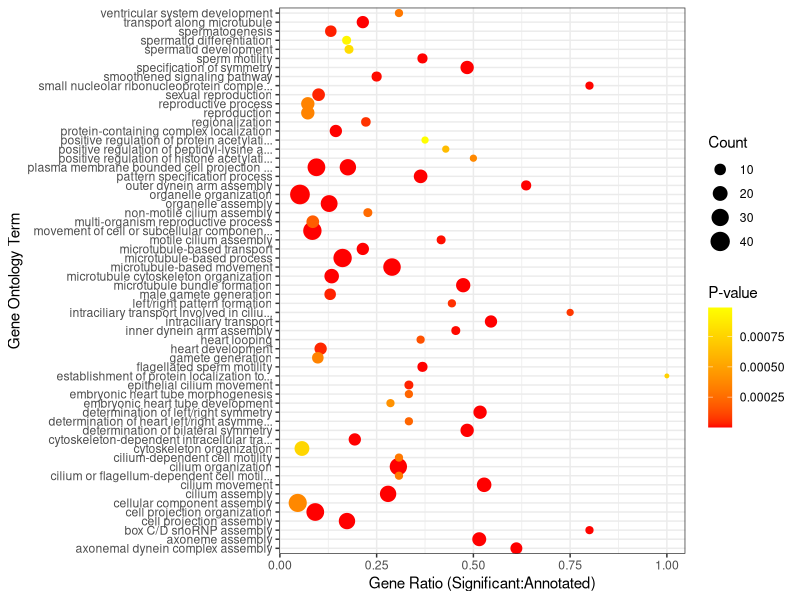
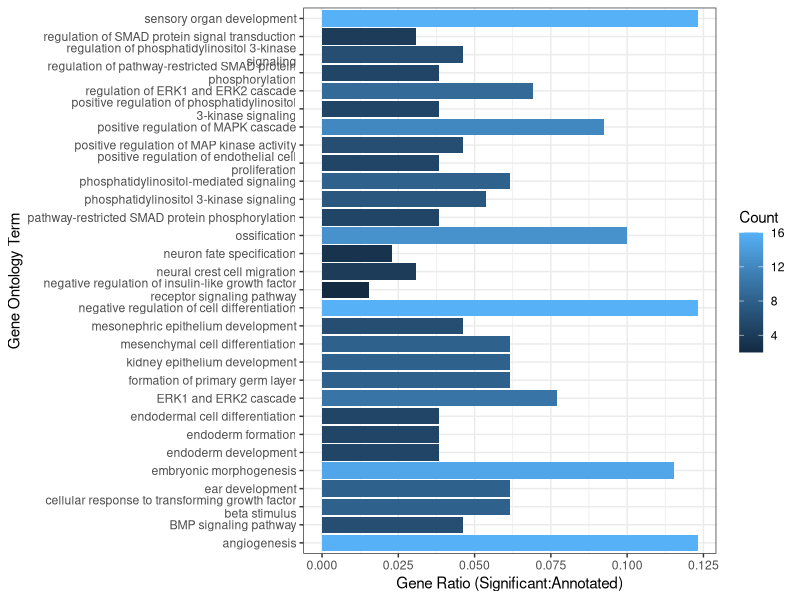
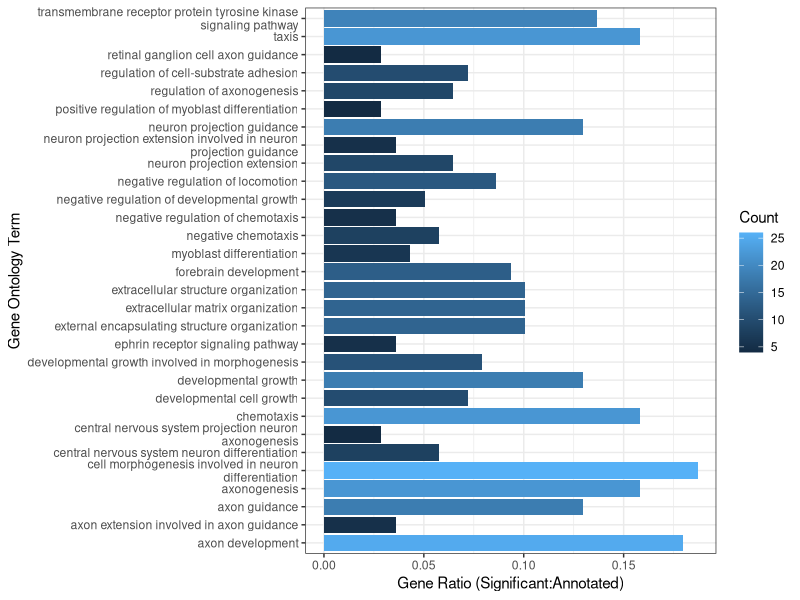
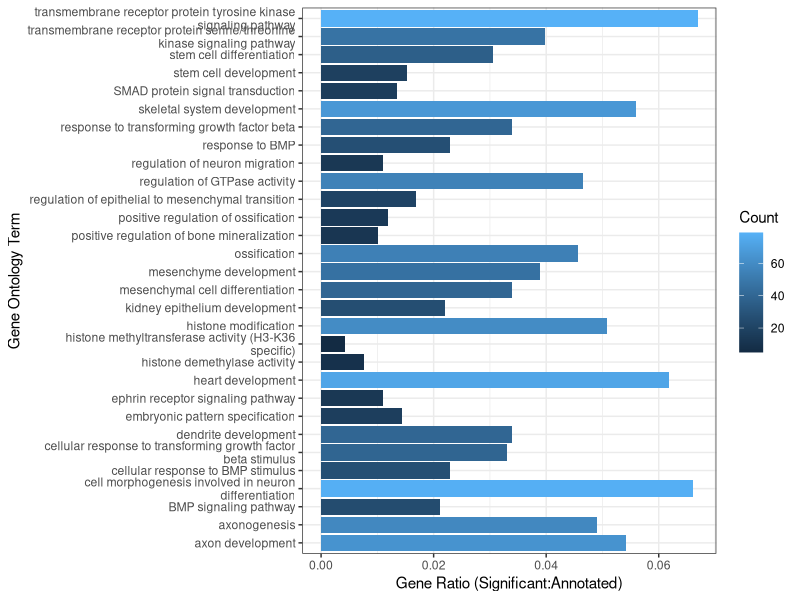
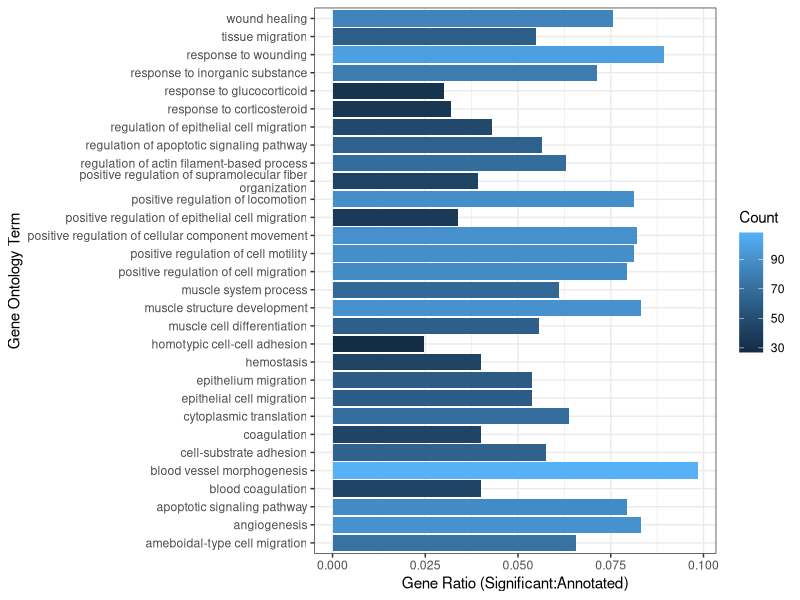
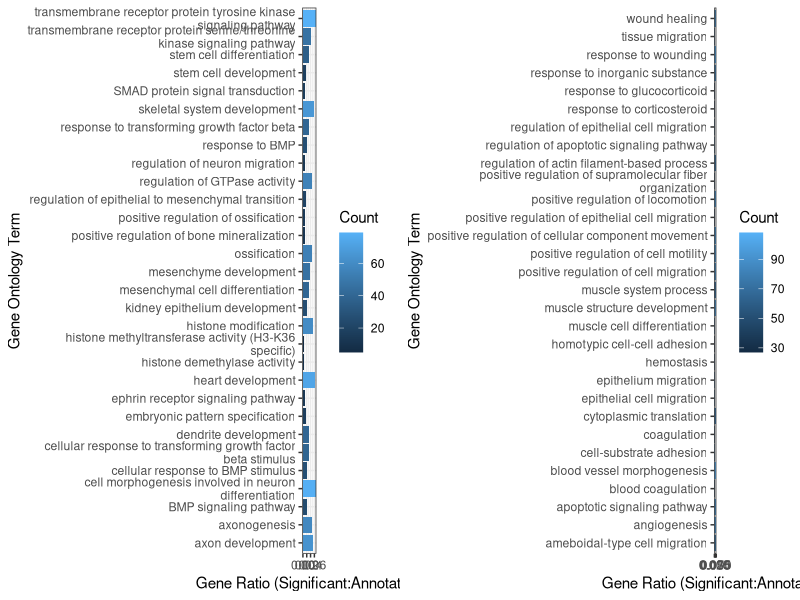
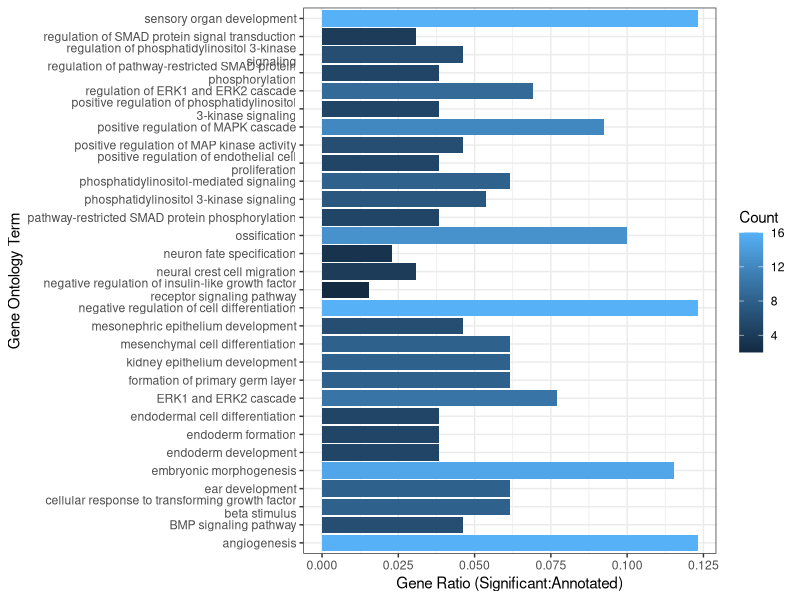
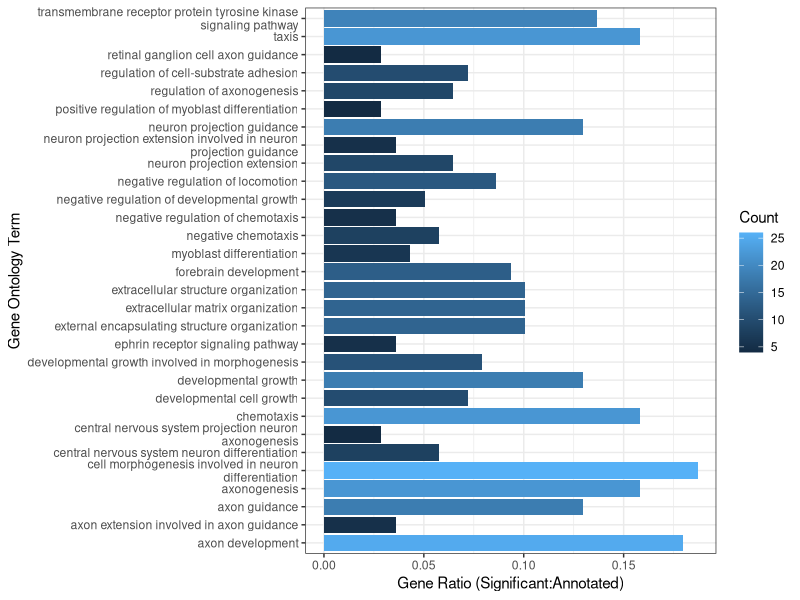

Write R code to recreate these figures, in order.
de_report = read.table("DE_proteins_report.csv", header = T, sep = ",")

library(ggplot2)
library(tidyverse)
library(stringr)

de_report$gene_ratio =  de_report$Significant / de_report$Annotated

de_gg = de_report %>%
  ggplot(aes(x = gene_ratio, 
             y = Term, 
             color = pvalues,
             size = Significant)) +
  geom_point(stat = "identity") +
  scale_color_continuous(low = "red", high = "yellow") +
  labs(color = "P-value", size = "Count", x = "Gene Ratio (Significant:Annotated)", y = "Gene Ontology Term") +
  theme_bw()

de_gg

de_bar_gg = de_report %>%
  ggplot(aes(x = gene_ratio, 
             y = Term, 
             color = pvalues,
             size = Significant)) +
  geom_point(stat = "identity") +
  scale_color_continuous(low = "red", high = "yellow") +
  labs(color = "P-value", size = "Count", x = "Gene Ratio (Significant:Annotated)", y = "Gene Ontology Term") +
  theme_bw()

## Another one

cluster7 = read.table("cluster7.csv", header = T, sep = ",")
cluster11 = read.table("cluster11.csv", header = T, sep = ",")
upreg_fb = read.table("upreg_fb.csv", header = T, sep = ",")
upreg_ipsc = read.table("upreg_ipsc.csv", header = T, sep = ",")

cluster7$gene_ratio = cluster7$Count / cluster7$GeneList
cluster11$gene_ratio = cluster11$Count / cluster11$GeneList
upreg_fb$gene_ratio = upreg_fb$Count / upreg_fb$GeneList
upreg_ipsc$gene_ratio = upreg_ipsc$Count / upreg_ipsc$GeneList

cluster7$DescWrap = str_wrap(cluster7$Description, width = 50)
cluster11$DescWrap = str_wrap(cluster11$Description, width = 50)
upreg_fb$DescWrap = str_wrap(upreg_fb$Description, width = 50)
upreg_ipsc$DescWrap = str_wrap(upreg_ipsc$Description, width = 50)

upreg_fb$Group = "fb"
upreg_ipsc$Group = "ipsc"

upreg_all = rbind(upreg_fb, upreg_ipsc)

c7_gg = cluster7 %>%
  ggplot(aes(x = gene_ratio, 
             y = DescWrap, 
             fill = Count)) +
  geom_bar(stat = "identity") +
  scale_color_continuous(low = "red", high = "yellow") +
  labs(color = "P-value", size = "Count", x = "Gene Ratio (Significant:Annotated)", y = "Gene Ontology Term") +
  theme_bw()

c7_gg

c11_gg = cluster11 %>%
  ggplot(aes(x = gene_ratio, 
             y = DescWrap, 
             fill = Count)) +
  geom_bar(stat = "identity") +
  scale_color_continuous(low = "red", high = "yellow") +
  labs(color = "P-value", size = "Count", x = "Gene Ratio (Significant:Annotated)", y = "Gene Ontology Term") +
  theme_bw()

c11_gg

ipsc_gg = upreg_ipsc %>%
  ggplot(aes(x = gene_ratio, 
             y = DescWrap, 
             fill = Count)) +
  geom_bar(stat = "identity") +
  scale_color_continuous(low = "red", high = "yellow") +
  labs(color = "P-value", size = "Count", x = "Gene Ratio (Significant:Annotated)", y = "Gene Ontology Term") +
  theme_bw()

ipsc_gg

fb_gg = upreg_fb %>%
  ggplot(aes(x = gene_ratio, 
             y = DescWrap, 
             fill = Count)) +
  geom_bar(stat = "identity") +
  scale_color_continuous(low = "red", high = "yellow") +
  labs(color = "P-value", size = "Count", x = "Gene Ratio (Significant:Annotated)", y = "Gene Ontology Term") +
  theme_bw()

fb_gg

install.packages("gridExtra")
library(gridExtra)

grid.arrange(ipsc_gg, fb_gg, ncol = 2)


########################################
# Writing plots
# wide plots
tiff(file = "c7_wide.tiff", width=8, height=4, units="in", res=100, compression="lzw")
c7_gg
dev.off()

tiff(file = "c11_wide.tiff", width=8, height=4, units="in", res=100, compression="lzw")
c11_gg
dev.off()

tiff(file = "fb_wide.tiff", width=8, height=4, units="in", res=100, compression="lzw")
fb_gg
dev.off()

tiff(file = "ipsc_wide.tiff", width=8, height=4, units="in", res=100, compression="lzw")
ipsc_gg
dev.off()

# tall plots
tiff(file = "c7_long.tiff", width=8, height=9, units="in", res=100, compression="lzw")
c7_gg
dev.off()

tiff(file = "c11_long.tiff", width=8, height=9, units="in", res=100, compression="lzw")
c11_gg
dev.off()

tiff(file = "fb_long.tiff", width=8, height=9, units="in", res=100, compression="lzw")
fb_gg
dev.off()

tiff(file = "ipsc_long.tiff", width=8, height=9, units="in", res=100, compression="lzw")
ipsc_gg
dev.off()

